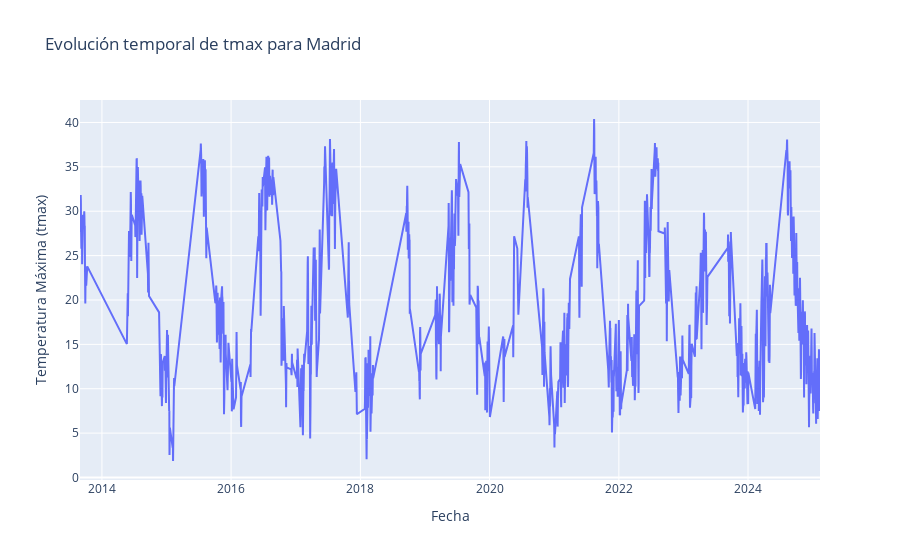

Notebook cell for this chart:
### Markdown cell above
### Temperatura máxima

### Code cell
fig = go.Figure()
fig.add_trace(
    go.Scatter(
        x = df_diario_madrid['fecha'],
        y = df_diario_madrid['tmax'],
        mode = 'lines',
        name = "MADRID"
    )
)

fig.update_layout(
    title = f"Evolución temporal de tmax para Madrid",
    xaxis_title = "Fecha",
    yaxis_title = "Temperatura Máxima (tmax)"
)

fig.show()

### Figure 1 — Plotly figure (JSON) as saved in the notebook; plotly's stock layout.template omitted (floating-point values rounded to 4 significant figures; data arrays with more than 128 entries replaced by an {"elided": "..."} marker saying what was removed)
{"data": [{"mode": "lines", "name": "MADRID", "type": "scatter", "x": {"elided": "1616 str values"}, "y": {"elided": "1616 float values"}}], "layout": {"title": {"text": "Evolución temporal de tmax para Madrid"}, "xaxis": {"title": {"text": "Fecha"}}, "yaxis": {"title": {"text": "Temperatura Máxima (tmax)"}}}}
